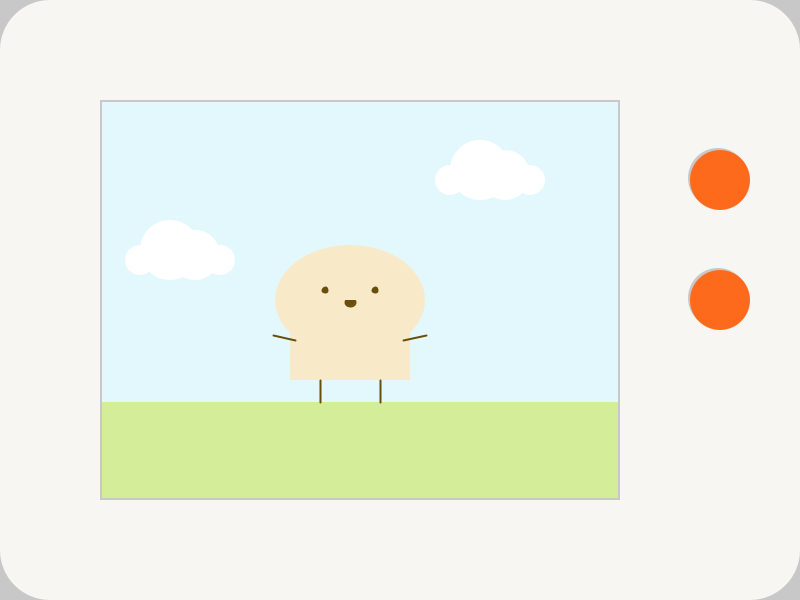
Frame 1 (no input)
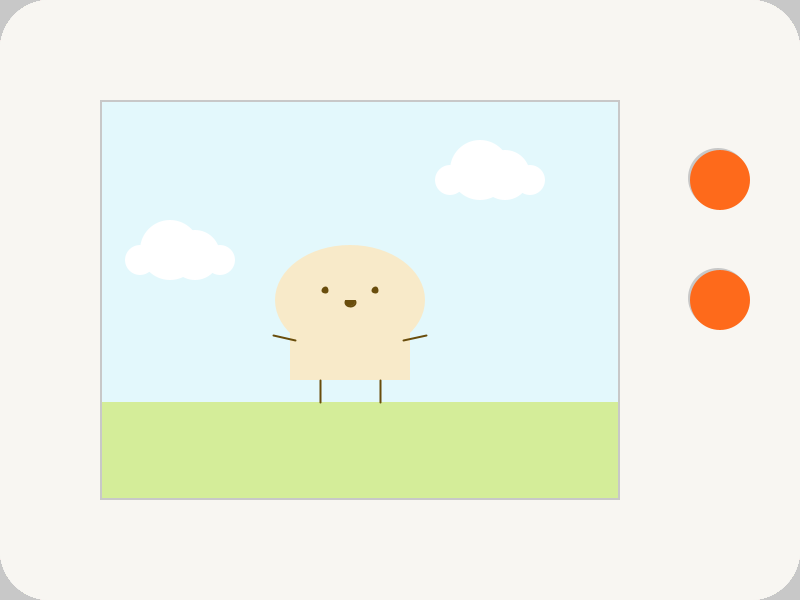
Frame 60 (the mouse pressed at the canvas centre just before this capture)
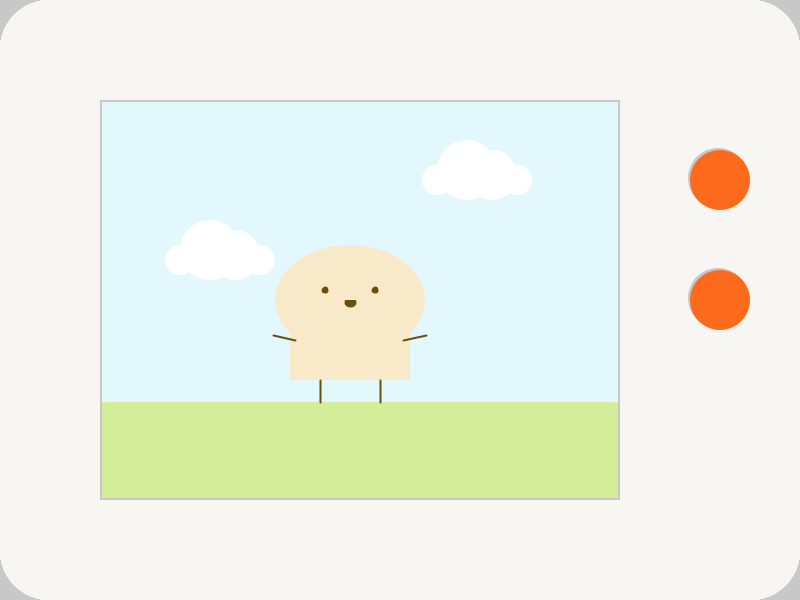
Frame 120 (the mouse held since frame 60 and released just before this capture)

The Processing sketch that drew these frames (run headless with seeded random() and noise(); from frame 60 on, the mouse is pressed at the canvas centre):

// Processing sketch: processing_156944
// ── processing_156944.pde

// Clouds as drawn by Mala Kumar

int buttonWidth = 50, p;
int shadow = 200;
float breadR = 248, breadG = 234, breadB = 201;
float breadRR, breadGG, breadBB;

void setup() {
  size(800, 600);
  background(200);
  smooth();
}

void draw() {
  drawOven();
  drawCloud(70+mouseX/10, 200, 255, 255, 255);
  drawCloud(380-mouseX/30, 120, 255, 255, 255);
//  drawButton(720, 180, 254, 106, 27);
//  drawButton(720, 300, 254, 106, 27);
  drawButton(width-80, 180, 254, 106, 27);
  drawButton(width-80, 300, 254, 106, 27);
  
  if(mousePressed && dist(720, 180, mouseX, mouseY) < 30) {
    if(breadR >= 0 && breadG >= 0 && breadB >= 0) {
      breadR -= 2.1;
      breadG -= 2.7;
      breadB -= 2.6;
      p++;
      drawBread(breadR, breadG, breadB, 255);
      breadFace(breadR, breadG, breadB, 255, p);   
    } 
  }
  if(mousePressed && dist(720, 300, mouseX, mouseY) < 30) {
    if(breadR <= 248 && breadG <= 234 && breadB <= 201) {
        breadR += 2.1;
        breadG += 2.7;
        breadB += 2.6;
    p++;
    drawBread(breadR, breadG, breadB, 255);
    breadFace(breadR, breadG, breadB, 255, p);
    }  
  }
  drawBread(breadR, breadG, breadB, 255);
  breadFace(breadR, breadG, breadB, 255, p); 
}

void drawOven() {
  noStroke();
  fill(#f8f6f2);
  ellipse(50, 50, 100, 100);
  ellipse(750, 50, 100, 100);
  ellipse(50, 550, 100, 100);
  ellipse(750, 550, 100, 100);
  rect(50, 0, 700, 100);
  rect(0, 50, 100, 500);
  rect(50, 500, 700, 100);
  rect(620, 50, 180, 500);
  fill(#e3f8fc);
  rect(102, 102, 516, 396);
  fill(#d4ed99);
  rect(102, 402, 516, 96);
}

void drawCloud(int x, int y, int fillR, int fillG, int fillB) {
  noStroke();
  fill(fillR, fillG, fillB);
  ellipse(x+100, y+50, 60, 60);  
  ellipse(x+125, y+55, 50, 50);  
  ellipse(x+150, y+60, 30, 30);  
  ellipse(x+70, y+60, 30, 30);  
}

void drawButton(int x, int y, int fillR, int fillG, int fillB) {
  noStroke();
  fill(shadow);
  ellipse(x-2, y-2, 60, 60);
  if(mousePressed && dist(x, y, mouseX, mouseY) < 30) {
    fill(#fec134);
  }
  else {
    fill(fillR, fillG, fillB);
  }
  ellipse(x, y, 60, 60);
}

void drawBread(float fillR, float fillG, float fillB, int fillA) {
  noStroke();
  fill(fillR, fillG, fillB, fillA);
  ellipse(350, 300, 150, 110);
  rect(290, 300, 120, 80);
}

void breadFace(float fillR, float fillG, float fillB, int fillA, int p) {
  stroke(#694d0c);
  strokeWeight(2);
  line(320, 380, 320, 402); 
  line(380, 380, 380, 402);
  line(273, 335+(p%5), 295, 340); 
  line(403, 340, 426, 335+(p%5));  
  fill(#694d0c);
  ellipse(325, 290, 5, 5);
  ellipse(375, 290, 5, 5);
  ellipse(350, 302, 10, 8);
  fill(fillR, fillG, fillB, fillA);
  noStroke();
  rect(344, 296, 12, 4);  
}
